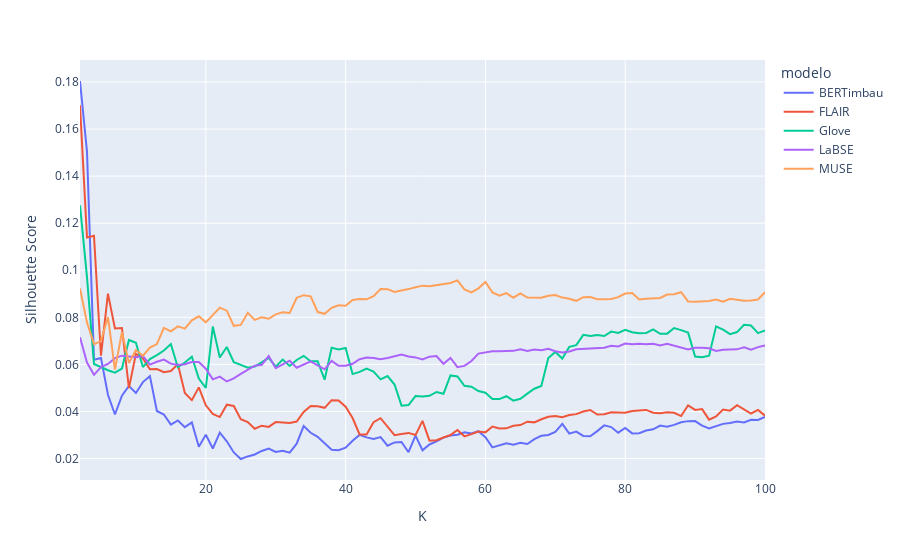

Notebook code cell kept with this figure:
### Code cell
metrics_helper.show_silhouette_score()
